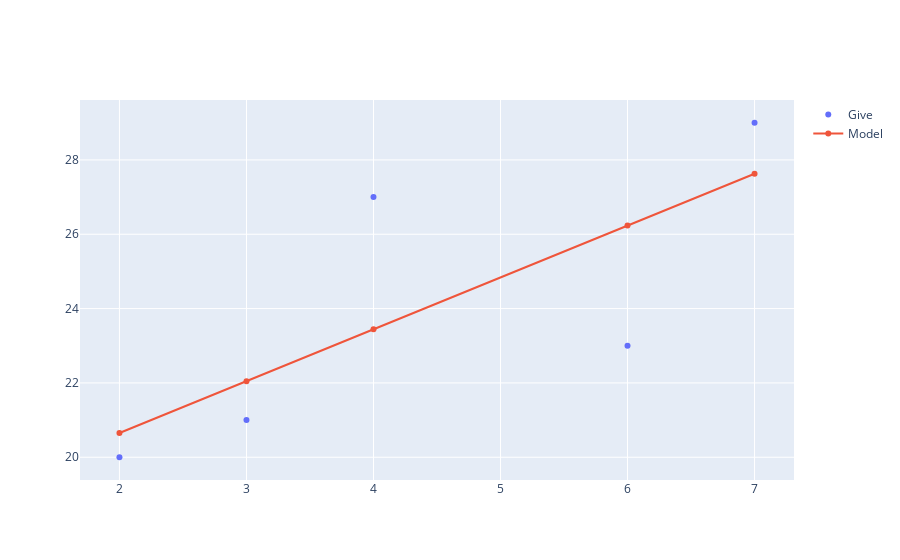

Here is the notebook cell this chart was saved with:
### Code cell
fig.add_scatter(x=X_giv,y=results.fittedvalues,name="Model")

### Figure 1 — Plotly figure (JSON) as saved in the notebook; plotly's stock layout.template omitted (floating-point values rounded to 4 significant figures)
{"data": [{"mode": "markers", "name": "Give", "type": "scatter", "x": [4, 7, 6, 2, 3], "y": [27, 29, 23, 20, 21]}, {"name": "Model", "type": "scatter", "x": [4, 7, 6, 2, 3], "y": [23.44, 27.63, 26.23, 20.65, 22.05]}], "layout": {}}
